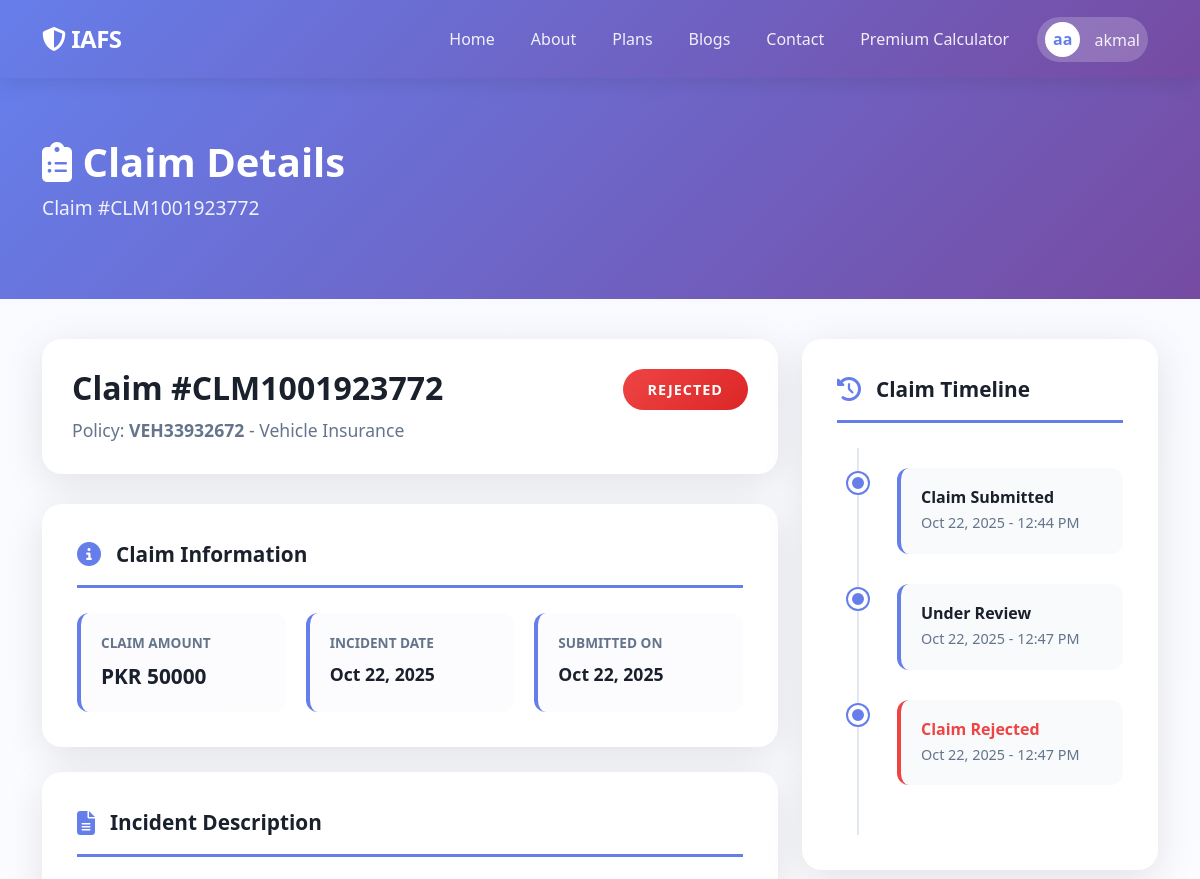
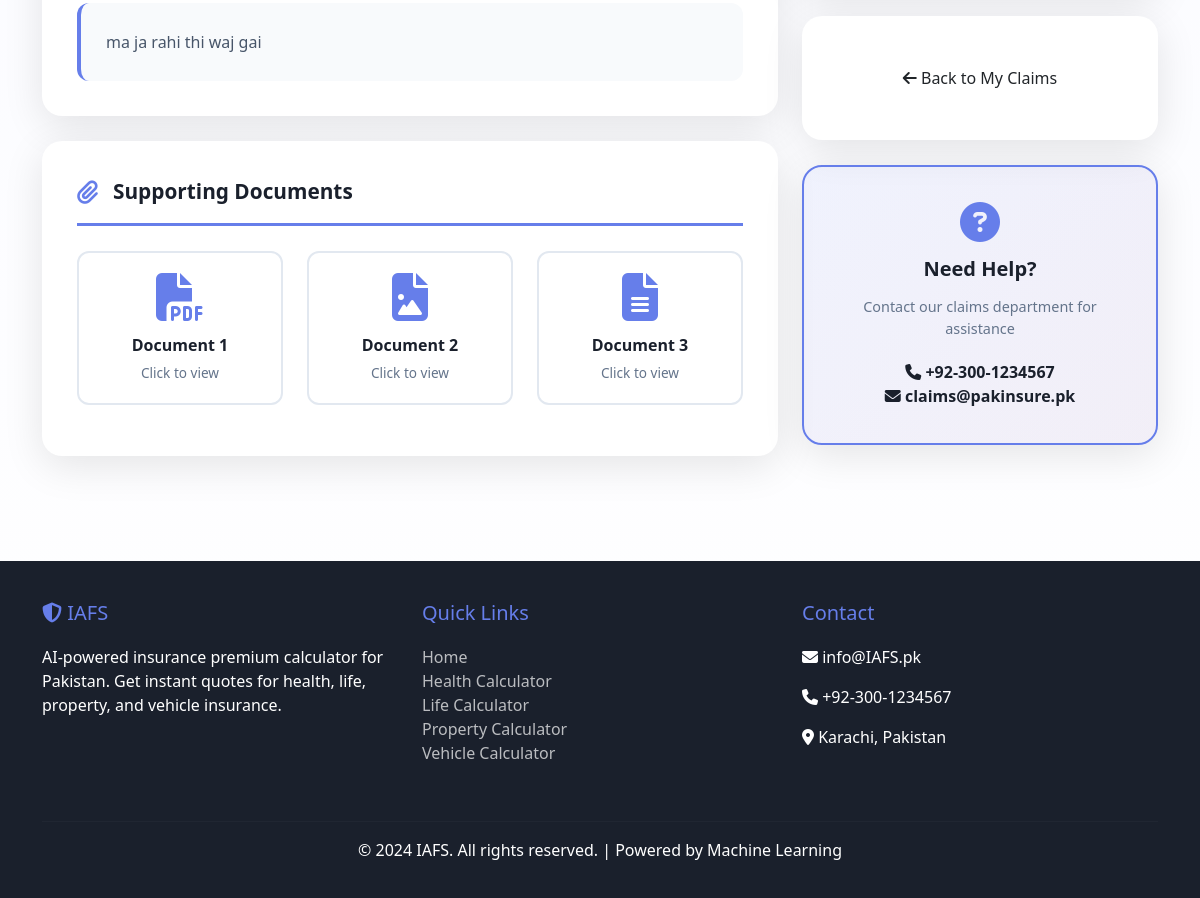
The app's page /claim/1/ (signed in) with its own data (2 pictures, top to bottom).
### calculator/models.py (models this page shows, shortened)
class Claim(models.Model):
    CLAIM_STATUS = [
        ('submitted', 'Submitted'),
        ('under_review', 'Under Review'),
        ('approved', 'Approved'),
        ('rejected', 'Rejected'),
        ('settled', 'Settled'),
    ]
    claim_number = models.CharField(max_length=20, unique=True, editable=False)
    policy = models.ForeignKey(Policy, on_delete=models.CASCADE, related_name='claims')
    user = models.ForeignKey(User, on_delete=models.CASCADE)
    claim_amount = models.DecimalField(max_digits=10, decimal_places=2)
    incident_date = models.DateField()
    incident_description = models.TextField()
    document1 = models.FileField(upload_to='claim_documents/', blank=True, null=True)
    document2 = models.FileField(upload_to='claim_documents/', blank=True, null=True)
    document3 = models.FileField(upload_to='claim_documents/', blank=True, null=True)
    status = models.CharField(max_length=20, choices=CLAIM_STATUS, default='submitted')
    admin_notes = models.TextField(blank=True, null=True)
    approved_amount = models.DecimalField(max_digits=10, decimal_places=2, blank=True, null=True)
    submitted_at = models.DateTimeField(auto_now_add=True)
    updated_at = models.DateTimeField(auto_now=True)
    class Meta:
        ordering = ['-submitted_at']

class Policy(models.Model):
    INSURANCE_TYPES = [
        ('health', 'Health Insurance'),
        ('life', 'Life Insurance'),
        ('property', 'Property Insurance'),
        ('vehicle', 'Vehicle Insurance'),
    ]
    STATUS_CHOICES = [
        ('pending', 'Pending Payment'),
        ('active', 'Active'),
        ('expired', 'Expired'),
        ('cancelled', 'Cancelled'),
    ]
    policy_number = models.CharField(max_length=20, unique=True, editable=False)
    user = models.ForeignKey(User, on_delete=models.CASCADE, related_name='policies')
    insurance_type = models.CharField(max_length=20, choices=INSURANCE_TYPES)
    monthly_premium = models.DecimalField(max_digits=10, decimal_places=2)
    yearly_premium = models.DecimalField(max_digits=10, decimal_places=2)
    coverage_amount = models.DecimalField(max_digits=12, decimal_places=2)
    start_date = models.DateField()
    end_date = models.DateField()
    status = models.CharField(max_length=20, choices=STATUS_CHOICES, default='pending')
    policy_data = models.JSONField()  # Store all input data
    created_at = models.DateTimeField(auto_now_add=True)
    updated_at = models.DateTimeField(auto_now=True)
    class Meta:
        ordering = ['-created_at']
        verbose_name_plural = 'Policies'

### calculator/views.py (the view)
# urls.py: path('claim/<int:claim_id>/', views.claim_detail, name='claim_detail'),
@login_required
def claim_detail(request, claim_id):
    claim = get_object_or_404(Claim, id=claim_id, user=request.user)
    return render(request, 'calculator/claims/claim_detail.html', {'claim': claim})

### calculator/templates/calculator/claims/claim_detail.html (shortened to what this page needs)
{% extends 'calculator/base.html' %}
{% block content %}
<section class="claim-detail-hero">
    <div class="container">
        <h1 class="text-white" style="font-weight: 800;">
            <i class="fas fa-clipboard-list"></i> Claim Details
        </h1>
        <p class="text-white" style="font-size: 1.2rem; opacity: 0.9;">
            Claim #{{ claim.claim_number }}
        </p>
    </div>
</section>
<div class="container" style="margin-top: 40px; margin-bottom: 80px;">
    <div class="row">
        <div class="col-lg-8">
            <div class="claim-header">
                <div class="d-flex justify-content-between align-items-start">
                    <div>
                        <h2 style="color: #1a202c; font-weight: 800; margin-bottom: 10px;">
                            Claim #{{ claim.claim_number }}
                        </h2>
                        <p style="color: #64748b; font-size: 1.1rem; margin: 0;">
                            Policy: <strong>{{ claim.policy.policy_number }}</strong> - {{ claim.policy.get_insurance_type_display }}
                        </p>
                    </div>
                    <span class="claim-status-badge status-{{ claim.status }}">
                        {{ claim.get_status_display }}
                    </span>
                </div>
            </div>
            <div class="detail-section">
                <div class="section-title">
                    <i class="fas fa-info-circle"></i>
                    Claim Information
                </div>
                <div class="info-grid">
                    <div class="info-box">
                        <div class="info-label">Claim Amount</div>
                        <div class="info-value">PKR {{ claim.claim_amount|floatformat:0 }}</div>
                    </div>
                    <div class="info-box">
                        <div class="info-label">Incident Date</div>
                        <div class="info-value" style="font-size: 1.1rem;">{{ claim.incident_date|date:"M d, Y" }}</div>
                    </div>
                    <div class="info-box">
                        <div class="info-label">Submitted On</div>
                        <div class="info-value" style="font-size: 1.1rem;">{{ claim.submitted_at|date:"M d, Y" }}</div>
                    </div>
                </div>
            </div>
            <div class="detail-section">
                <div class="section-title">
                    <i class="fas fa-file-alt"></i>
                    Incident Description
                </div>
                <div class="incident-box">
                    <p style="color: #475569; line-height: 1.8; margin: 0; white-space: pre-wrap;">{{ claim.incident_description }}</p>
                </div>
            </div>
            <div class="detail-section">
                <div class="section-title">
                    <i class="fas fa-paperclip"></i>
                    Supporting Documents
                </div>
                <div class="row">
                    {% if claim.document1 %}
                    <div class="col-md-4 mb-3">
                        <a href="{{ claim.document1.url }}" target="_blank" class="document-card" style="text-decoration: none; color: inherit; display: block;">
                            <i class="fas fa-file-pdf"></i>
                            <h6 style="color: #1a202c; font-weight: 700;">Document 1</h6>
                            <p style="color: #64748b; font-size: 0.85rem; margin: 0;">Click to view</p>
                        </a>
                    </div>
                    {% endif %}
                    {% if claim.document2 %}
                    <div class="col-md-4 mb-3">
                        <a href="{{ claim.document2.url }}" target="_blank" class="document-card" style="text-decoration: none; color: inherit; display: block;">
                            <i class="fas fa-file-image"></i>
                            <h6 style="color: #1a202c; font-weight: 700;">Document 2</h6>
                            <p style="color: #64748b; font-size: 0.85rem; margin: 0;">Click to view</p>
                        </a>
                    </div>
                    {% endif %}
                    {% if claim.document3 %}
                    <div class="col-md-4 mb-3">
                        <a href="{{ claim.document3.url }}" target="_blank" class="document-card" style="text-decoration: none; color: inherit; display: block;">
                            <i class="fas fa-file-alt"></i>
                            <h6 style="color: #1a202c; font-weight: 700;">Document 3</h6>
                            <p style="color: #64748b; font-size: 0.85rem; margin: 0;">Click to view</p>
                        </a>
                    </div>
                    {% endif %}
                </div>
            </div>
        </div>
        <div class="col-lg-4">
            <div class="detail-section">
                <div class="section-title">
                    <i class="fas fa-history"></i>
                    Claim Timeline
                </div>
                <div class="timeline">
                    <div class="timeline-item">
                        <div class="timeline-content">
                            <h6 style="color: #1a202c; font-weight: 700; margin-bottom: 5px;">Claim Submitted</h6>
                            <p style="color: #64748b; margin: 0; font-size: 0.9rem;">{{ claim.submitted_at|date:"M d, Y - h:i A" }}</p>
                        </div>
                    </div>
                    {% if claim.status != 'submitted' %}
                    <div class="timeline-item">
                        <div class="timeline-content">
                            <h6 style="color: #1a202c; font-weight: 700; margin-bottom: 5px;">Under Review</h6>
                            <p style="color: #64748b; margin: 0; font-size: 0.9rem;">{{ claim.updated_at|date:"M d, Y - h:i A" }}</p>
                        </div>
                    </div>
                    {% endif %}
                    {% if claim.status == 'rejected' %}
                    <div class="timeline-item">
                        <div class="timeline-content" style="border-left-color: #ef4444;">
                            <h6 style="color: #ef4444; font-weight: 700; margin-bottom: 5px;">Claim Rejected</h6>
                            <p style="color: #64748b; margin: 0; font-size: 0.9rem;">{{ claim.updated_at|date:"M d, Y - h:i A" }}</p>
                        </div>
                    </div>
                    {% endif %}
                </div>
            </div>
            <div class="detail-section">
                <a href="{% url 'my_claims' %}" class="btn btn-primary-action" style="width: 100%; padding: 14px; border-radius: 12px; text-decoration: none; display: block; text-align: center;">
                    <i class="fas fa-arrow-left"></i> Back to My Claims
                </a>
            </div>
            <div class="detail-section" style="background: linear-gradient(135deg, #667eea15 0%, #764ba215 100%); border: 2px solid #667eea;">
                <div class="text-center">
                    <i class="fas fa-question-circle" style="font-size: 2.5rem; color: #667eea; margin-bottom: 15px;"></i>
                    <h5 style="color: #1a202c; font-weight: 800; margin-bottom: 15px;">Need Help?</h5>
                    <p style="color: #64748b; margin-bottom: 20px; font-size: 0.9rem;">
                        Contact our claims department for assistance
                    </p>
                    <p style="margin: 0; color: #1a202c;">
                        <i class="fas fa-phone"></i> <strong>+92-300-1234567</strong><br>
                        <i class="fas fa-envelope"></i> <strong>claims@pakinsure.pk</strong>
                    </p>
                </div>
            </div>
        </div>
    </div>
</div>
{% endblock %}

### calculator/templates/calculator/base.html (shortened to what this page needs)
{% load static %}
<!DOCTYPE html>
<html lang="en">
<head>
    <link href="https://cdn.jsdelivr.net/npm/bootstrap@5.3.0/dist/css/bootstrap.min.css" rel="stylesheet">
    <link rel="stylesheet" href="https://cdnjs.cloudflare.com/ajax/libs/font-awesome/6.4.0/css/all.min.css">
</head>
<body>
    <nav class="navbar navbar-expand-lg navbar-dark">
        <div class="container">
            <a class="navbar-brand" href="{% url 'index' %}">
                <i class="fas fa-shield-alt"></i> IAFS
            </a>
            <div class="collapse navbar-collapse" id="navbarNav">
                <ul class="navbar-nav ms-auto align-items-center">
                    <li class="nav-item">
                        <a class="nav-link" href="{% url 'index' %}">
                             Home
                        </a>
                    </li>
                    <li class="nav-item">
                        <a class="nav-link" href="{% url 'about' %}">
                            About
                        </a>
                    </li>
                    <li class="nav-item">
                        <a class="nav-link" href="{% url 'plans' %}">
                             Plans
                        </a>
                    </li>
                    <li class="nav-item">
                        <a class="nav-link" href="{% url 'blog_list' %}">
                          Blogs
                        </a>
                    </li>
                    <li class="nav-item">
                        <a class="nav-link" href="{% url 'contact' %}">
                             Contact
                        </a>
                    </li>
                    <li class="nav-item">
                        <a class="nav-link" href="{% url 'home' %}">
                             Premium Calculator
                        </a>
                    </li>
                    {% if user.is_authenticated %}
                    <li class="nav-item dropdown">
                        <a class="nav-link user-dropdown" href="#" id="userDropdown" role="button" data-bs-toggle="dropdown">
                            <span class="user-avatar">
                                {% if user.first_name %}
                                    {{ user.first_name.0 }}{{ user.last_name.0 }}
                                {% else %}
                                    {{ user.username.0|upper }}
                                {% endif %}
                            </span>
                            <span>{{ user.first_name|default:user.username }}</span>
                        </a>
                    </li>
                    {% endif %}
                </ul>
            </div>
        </div>
    </nav>
    {% block content %}{% endblock %}
    <footer class="footer">
        <div class="container">
            <div class="row">
                <div class="col-md-4 mb-4">
                    <h5><i class="fas fa-shield-alt"></i>  IAFS</h5>
                    <p>AI-powered insurance premium calculator for Pakistan. Get instant quotes for health, life, property, and vehicle insurance.</p>
                </div>
                <div class="col-md-4 mb-4">
                    <h5>Quick Links</h5>
                    <ul class="list-unstyled">
                        <li><a href="{% url 'home' %}">Home</a></li>
                        <li><a href="{% url 'health_calculator' %}">Health Calculator</a></li>
                        <li><a href="{% url 'life_calculator' %}">Life Calculator</a></li>
                        <li><a href="{% url 'property_calculator' %}">Property Calculator</a></li>
                        <li><a href="{% url 'vehicle_calculator' %}">Vehicle Calculator</a></li>
                    </ul>
                </div>
                <div class="col-md-4 mb-4">
                    <h5>Contact</h5>
                    <p><i class="fas fa-envelope"></i> info@IAFS.pk</p>
                    <p><i class="fas fa-phone"></i> +92-300-1234567</p>
                    <p><i class="fas fa-map-marker-alt"></i> Karachi, Pakistan</p>
                </div>
            </div>
            <hr style="border-color: rgba(255,255,255,0.1)">
            <div class="text-center">
                <p>&copy; 2024  IAFS. All rights reserved. | Powered by Machine Learning</p>
            </div>
        </div>
    </footer>
</body>
</html>

### records on screen
Claim: claim_number "CLM1001923772", policy.policy_number "VEH33932672", policy.insurance_type "Vehicle Insurance", status "REJECTED", claim_amount "50000", incident_date "Oct 22, 2025", submitted_at "Oct 22, 2025", incident_description "ma ja rahi thi waj gai", submitted_at "Oct 22, 2025 - 12:44 PM", updated_at "Oct 22, 2025 - 12:47 PM"

### other values on screen
{{ user.first_name.0 }} "a"
{{ user.last_name.0 }} "a"
{{ user.first_name|default:user.username }} "akmal"
